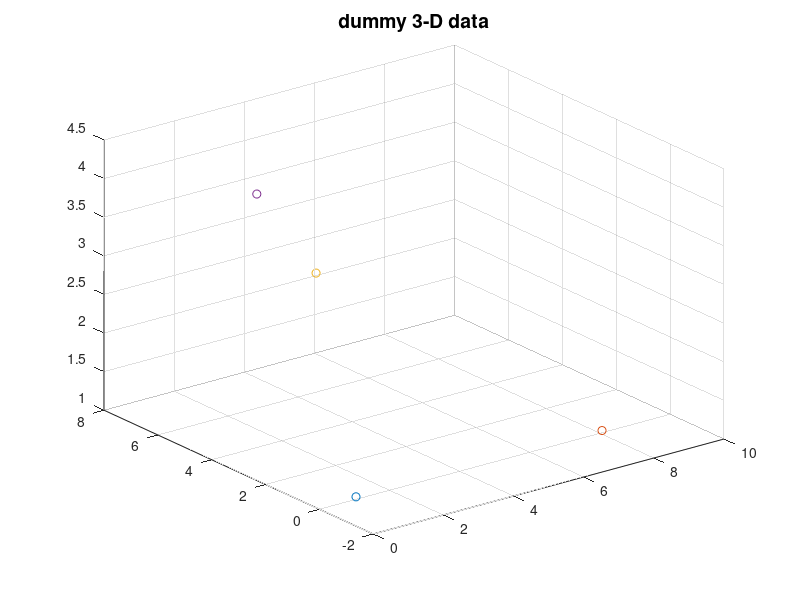
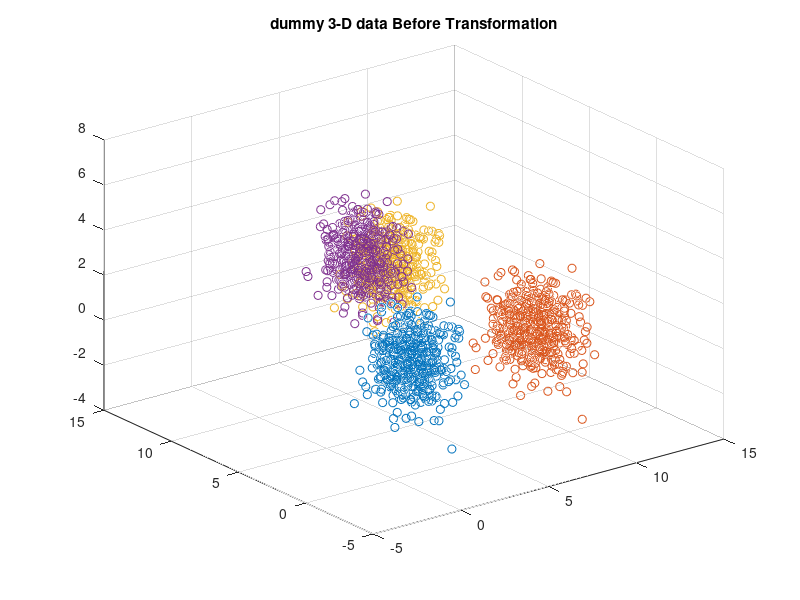

MATLAB code to generate these figures, in order: (Note: this script raises an error after producing the figures.)
close all
clear all
test =1;
if test == 1
    mu1 = [1,0,1];
    sigma1 = [1,0.5,1];
    rng default
    r1 = mvnrnd(mu1,sigma1,500);
    
    mu2 = [8,0,1];
    sigma2 = [1,1,1];
    rng default
    r2 = mvnrnd(mu2,sigma2,500);
    
    mu3 = [6,8,2];
    sigma3 = [1,0.5,1];
    rng default
    r3 = mvnrnd(mu3,sigma3,500);
    
    
    mu4 = [2,5,4];
    sigma4 = [0.5,1,1];
    rng default
    r4 = mvnrnd(mu4,sigma4,500);
    
    
    %Finidng cluster's centroid using kmean
    
    [idx1,C1] = kmeans(r1,1);
    [idx2,C2] = kmeans(r2,1);
    [idx3,C3] = kmeans(r3,1);
    [idx4,C4] = kmeans(r4,1);
    
    %Plot scatter of raw data centroid
    figure;
    scatter3(C1(:,1),C1(:,2),C1(:,3),'bd');
    hold on;
    scatter3(C2(:,1),C2(:,2),C2(:,3),'r+');
    scatter3(C3(:,1),C3(:,2),C3(:,3),'co');
    scatter3(C4(:,1),C4(:,2),C4(:,3),'k*');
    title('dummy 3-D data','FontSize',14)
    
    %Plot scatter of raw data
    figure;scatter3(r1(:,1),r1(:,2),r1(:,3),'bd');hold on;
    scatter3(r2(:,1),r2(:,2),r2(:,3),'r+');
    scatter3(r3(:,1),r3(:,2),r3(:,3),'co');
    scatter3(r4(:,1),r4(:,2),r4(:,3),'k*');
    title('dummy 3-D data Before Transformation')
    
    % Convert vector of cluster1 centroid to each cluster's data to polar cordinate
    [azimuth1,elevation1,R1]  = cart2sph(r1(:,1),r1(:,2),r1(:,3));
    [azimuth2,elevation2,R2]  = cart2sph(r2(:,1)- C1(1),r2(:,2)- C1(2),r2(:,3)- C1(3));
    [azimuth3,elevation3,R3]  = cart2sph(r3(:,1)- C1(1),r3(:,2)- C1(2),r3(:,3)- C1(3));
    [azimuth4,elevation4,R4]  = cart2sph(r4(:,1)- C1(1),r4(:,2)- C1(2),r4(:,3)- C1(3));
    
    % Keeep cluster's data in one matrix
    ri1 = [azimuth1,elevation1,R1];
    ri2 = [azimuth2,elevation2,R2];
    ri3 = [azimuth3,elevation3,R3];
    ri4 = [azimuth4,elevation4,R4];
    
    %The matrix Contains  all data in polar
    r = [azimuth1,elevation1,R1;
        azimuth2,elevation2,R2;
        azimuth3,elevation3,R3;
        azimuth4,elevation4,R4];
    
    % The matrix Contains  all data in Cartesian
    [car(:,1),car(:,2),car(:,3)]  = sph2cart(r(:,1),r(:,2),r(:,3));
    
    %polar cordinates of the point which connect normal centroid(C1)
    [azimuthC2,elevationC2,~]  = cart2sph(C2(1)-C1(1),C2(2)-C1(2),C2(3)-C1(3));
    [azimuthC3,elevationC3,~]  = cart2sph(C3(1)-C1(1),C3(2)-C1(2),C3(3)-C1(3));
    [azimuthC4,elevationC4,~]  = cart2sph(C4(1)-C1(1),C4(2)-C1(2),C4(3)-C1(3));
    
    %Azimuth angle between the cluster's centroid to the vector which connect refrence
    %centroid (here C2) to the normal centroid (here C1)
    azclose = azimuthC3 - azimuthC2;
    azfar = azimuthC4 - azimuthC2;
    
    %Azimuth angle between the all data to the vector which connect refrence
    %centroid (here C2) to the normal centroid (here C1)
    mtia1 = ri1(:,1)- azimuthC2;
    mtia2 = ri2(:,1)- azimuthC2;
    mtia3 = ri3(:,1)- azimuthC2;
    mtia4 = ri4(:,1)- azimuthC2;
    
    %Elevation angle between the cluster's centroid to the vector which connect refrence
    %centroid (here C2) to the normal centroid (here C1)
    elclose = elevationC3-elevationC2;%acos(1-pdist2([0 C4(2) C4(3)],[0 C2(2) C2(3)],'cosine'))
    elfar = elevationC4-elevationC2;%acos(1-pdist2([0 C3(2) C3(3)],[0 C2(2) C2(3)],'cosine'))
    
    %Elevation angle between the all data to the vector which connect refrence
    %centroid (here C2) to the normal centroid (here C1)
    mtit1 = ri1(:,2)- elevationC2;
    mtit2 = ri2(:,2)- elevationC2;
    mtit3 = ri3(:,2)- elevationC2;
    mtit4 = ri4(:,2)- elevationC2;
    
    %Test for rotation later can be deleted
    %%% added by J.C.
    % AX1 = cross([C3(1) C3(2) 0],[C2(1) C2(2) 0]);
    % AX2 = cross([0 C4(2) C4(3)],[0 C2(2) C2(3)]);
    % orig = r1;
    
        %Tsting put only centroids
    
    
        mtia2 = ones(1,length(mtit2))* azimuthC2 - azimuthC2;
        mtia3 = ones(1,length(mtit3))* azimuthC3 - azimuthC2;
        mtia4 = ones(1,length(mtit4))* azimuthC4 - azimuthC2;
    
    
        mtit2 = ones(1,length(mtia2))* elevationC2 - elevationC2;
        mtit3 = ones(1,length(mtia3))* elevationC3 - elevationC2;
        mtit4 = ones(1,length(mtia4))* elevationC4 - elevationC2;
    
    %     %Transformation function
    %   coefazimuth = @(X)  (pi/2) * dot(polyfit([0 azclose azfar],[0 1 2],3),[X^3,X^2,X,1]);
    %   coefelevation1 = @(X)  (pi/2) * dot(polyfit([0 elclose elfar],[0 1 2],3),[X^3,X^2,X,1]);
 
%     coefazimuth = @(X)  (pi/2) * dot(polyfit([0 azclose azfar],[0 1 2],2),[X^2,X,1]);
%     coefelevation1 = @(X)  (pi/2) * dot(polyfit([0 elclose elfar],[0 1 2],2),[X^2,X,1]);

%     %New function based on regression
    coefazimuth = @(X)  (pi/2) * ((1/(azclose-azfar))*X+(((azclose/azfar)-2)/((azclose/azfar)-1)))-X;
    coefelevation1 = @(X) (pi/2) * ((1/(elfar-elclose))*X+(((elfar/elclose)-2)/((elfar/elclose)-1)))-X;

[a,b,c] = polyfit([0 azclose azfar 2*pi],[0 1 2 4],3)
    [a1,b1,c1] = polyfit([0 elclose elfar 2*pi],[0 1 2 4],3);
 
    for i=1:length(ri1(:,2))
%         ri1(i,:) = script_roation( C2-C1,sph2cart(ri1(i,1),ri1(i,2),ri1(i,3))-C1, coefazimuth(mtia1(i)), coefelevation1(mtit1(i))) + C1;
%         ri2(i,:) = script_roation( C2-C1,sph2cart(ri2(i,1),ri2(i,2),ri2(i,3))-C1, coefazimuth(mtia2(i)), coefelevation1(mtit2(i))) + C1;
%         ri3(i,:) = script_roation( C2-C1,sph2cart(ri3(i,1),ri3(i,2),ri3(i,3))-C1, coefazimuth(mtia3(i)), coefelevation1(mtit3(i))) + C1;
%         ri4(i,:) = script_roation( C2-C1,sph2cart(ri4(i,1),ri4(i,2),ri4(i,3))-C1, coefazimuth(mtia4(i)), coefelevation1(mtit4(i))) + C1;
        ri1(i,:) = script_roation( C2-C1,sph2cart(ri1(i,1),ri1(i,2),ri1(i,3))-C1, coefazimuth(mtia1(i)), coefelevation1(mtit1(i))) + C1;
        ri2(i,:) = script_roation( C2-C1,sph2cart(ri2(i,1),ri2(i,2),ri2(i,3))-C1, coefazimuth(mtia2(i)), coefelevation1(mtit2(i))) + C1;
        ri3(i,:) = script_roation( C2-C1,C3-C1, coefazimuth(mtia3(i)), coefelevation1(mtit3(i))) + C1;
        ri4(i,:) = script_roation( C2-C1,C4-C1, coefazimuth(mtia4(i)), coefelevation1(mtit4(i))) + C1;
    end
    
    %[idx1,C1i] = kmeans(ri1,1);
    % [idx2,C2i] = kmeans(ri2,1);
    %[idx3,C3i] = kmeans(ri3,1);
    %[idx4,C4i] = kmeans(ri4,1);
    
    %  acosd(1-pdist2(C3i-C1i,C2i-C1i,'cosine'))
    % acosd(1-pdist2(C4i-C1i,C2i-C1i,'cosine'))
    
%     figure;scatter3(ri1(:,1),ri1(:,2),ri1(:,3),'bd');hold on;
%     scatter3(ri2(:,1),ri2(:,2),ri2(:,3),'r+');

    mu3 = ri3(1,:);
    sigma3 = [1,0.5,1];
    rng default
    ri3 = mvnrnd(mu3,sigma3,500);
    
    
    mu4 = ri4(1,:);
    sigma4 = [0.5,1,1];
    rng default
    ri4 = mvnrnd(mu4,sigma4,500);

    figure;scatter3(r1(:,1),r1(:,2),r1(:,3),'bd');hold on;
    scatter3(r2(:,1),r2(:,2),r2(:,3),'r+');
    scatter3(ri3(:,1),ri3(:,2),ri3(:,3),'co');
    scatter3(ri4(:,1),ri4(:,2),ri4(:,3),'k*');
    title('dummy 3-D data After Transformation')
    
elseif test == 2 %test passed for 2d
    mu1 = [1,1];
    sigma1 = [1,0.5];
    rng default
    r1 = mvnrnd(mu1,sigma1,1000);
    
    mu2 = [8,0];
    sigma2 = [1,1];
    rng default
    r2 = mvnrnd(mu2,sigma2,300);
    
    mu3 = [6,8];
    sigma3 = [1,0.5];
    rng default
    r3 = mvnrnd(mu3,sigma3,500);
    
    
    mu4 = [2,5];
    sigma4 = [0.5,1];
    rng default
    r4 = mvnrnd(mu4,sigma4,100);
    
    figure;scatter(r1(:,1),r1(:,2),'bd');
    hold on;scatter(r2(:,1),r2(:,2),'r+');
    hold on;scatter(r3(:,1),r3(:,2),'co');
    hold on;scatter(r4(:,1),r4(:,2),'k*');
    title('dummy 2-D data','FontSize',14)
    
    [theta1,rho1] = cart2pol(r1(:,1),r1(:,2));
    [theta2,rho2] = cart2pol(r2(:,1),r2(:,2));
    [theta3,rho3] = cart2pol(r3(:,1),r3(:,2));
    [theta4,rho4] = cart2pol(r4(:,1),r4(:,2));
    mt1 = mean(theta1);
    mt2 = mean(theta2);
    mt3 = mean(theta3)
    mt4 = mean(theta4)
    %lets find the vectors to the centroid
    [idx,C1] = kmeans(r1,1);
    [idx,C2] = kmeans(r2,1);
    [idx,C3] = kmeans(r3,1);
    [idx,C4] = kmeans(r4,1);
    %
    % [a,b]=cart2pol(C3(:,1),C3(:,2))
    % [a,b]=cart2pol(C4(:,1),C4(:,2))
    mt31 = acos(1-pdist2(C3,C2,'cosine'))
    mt41 = acos(1-pdist2(C4,C2,'cosine'))
    
    [theta1,rho1] = cart2pol(r1(:,1),r1(:,2));
    [theta2,rho2] = cart2pol(r2(:,1),r2(:,2));
    [theta3,rho3] = cart2pol(r3(:,1),r3(:,2));
    [theta4,rho4] = cart2pol(r4(:,1),r4(:,2));
    
    coef = @(X) (2*pi/3)*((1/(mt4-mt3))*X+(((mt4/mt3)-2)/((mt4/mt3)-1)))-X;
    
    theta1 = theta1 + coef(theta1);
    theta2 = theta2 + coef(theta2);
    theta3 = theta3 + coef(theta3);
    theta4 = theta4 + coef(theta4);
    
    
    
    [x1,y1] = pol2cart(theta1,rho1);
    [x2,y2] = pol2cart(theta2,rho2);
    [x3,y3] = pol2cart(theta3,rho3);
    [x4,y4] = pol2cart(theta4,rho4);
    
    figure;
    hold on;
    scatter(x1,y1,'bd');
    scatter(x2,y2,'r+');
    scatter(x3,y3,'co');
    scatter(x4,y4,'k*');
    title('dummy 2-D data2','FontSize',14)
    
    
    [theta1,rho1] = cart2pol(r1(:,1),r1(:,2));
    [theta2,rho2] = cart2pol(r2(:,1),r2(:,2));
    [theta3,rho3] = cart2pol(r3(:,1),r3(:,2));
    [theta4,rho4] = cart2pol(r4(:,1),r4(:,2));
    
    coef = @(X) (2*pi/3)*((1/(mt41-mt31))*X+(((mt41/mt31)-2)/((mt41/mt31)-1)))-X;
    
    theta1 = theta1 + coef(theta1);
    theta2 = theta2 + coef(theta2);
    theta3 = theta3 + coef(theta3);
    theta4 = theta4 + coef(theta4);
    
    
    
    [x1,y1] = pol2cart(theta1,rho1);
    [x2,y2] = pol2cart(theta2,rho2);
    [x3,y3] = pol2cart(theta3,rho3);
    [x4,y4] = pol2cart(theta4,rho4);
    
    figure;
    hold on;
    scatter(x1,y1,'bd');
    scatter(x2,y2,'r+');
    scatter(x3,y3,'co');
    scatter(x4,y4,'k*');
    title('dummy 2-D data3','FontSize',14)
    hold off
    xlabel('X')
    ylabel('Y')
    zlabel('Z')
    view(90,0)
    pause
end

% % h1 = polar(theta1,rho1,'*');
% % h2 = polar(theta2,rho2,'*');
% % h3 = polar(theta3,rho3,'*');
% % h4 = polar(theta4,rho4,'*');


% close all
%
% mu1 = [2,1];
% sigma1 = [0.05,0.05];
% r1 = mvnrnd(mu1,sigma1,1000);
% [theta1,rho1] = cart2pol(r1(:,1),r1(:,2));
% mt1 = mean(theta1);
%
% mu2 = [0,1];
% sigma2 = [0.05,0.05];
% r2 = mvnrnd(mu2,sigma2,1000);
% [theta2,rho2] = cart2pol(r2(:,1),r2(:,2));
% mt2 = mean(theta2);
%
%
% rho=ones(length(theta1),1);
% h1 = polar(theta1,rho1,'*');
% set(h1)
% hold on
% h2 = polar(theta2,rho2,'*');
% set(h2)
%
% coef = @(X) (2*pi/3)*((1/((mt2/mt1-1)*mt1))*X+(((mt2/mt1)-2)/((mt2/mt1)-1)))-X;
%
% h3 = polar(theta1 + coef(theta1),rho1,'o');
% set(h3)
% h4 = polar(theta2 + coef(theta2),rho2,'o');
% set(h4)
% %polarplot(theta,rho,'markersize',12)
% %
% % theta1 = pi/6;
% % theta2 = pi/2;
% % rho=1;
% % polarplot(theta1,rho,'b-*')
% % hold on
% % polarplot(theta2,rho,'b-*')
% %
% % coef = @(X) (2*pi/3)*((1/((theta2/theta1-1)*theta1))*X+(((theta2/theta1)-2)/((theta2/theta1)-1)))-X;
% %
% % polarplot(theta1 + coef(theta1),rho,'r-*')
% % polarplot(theta2 + coef(theta2),rho,'r-*')